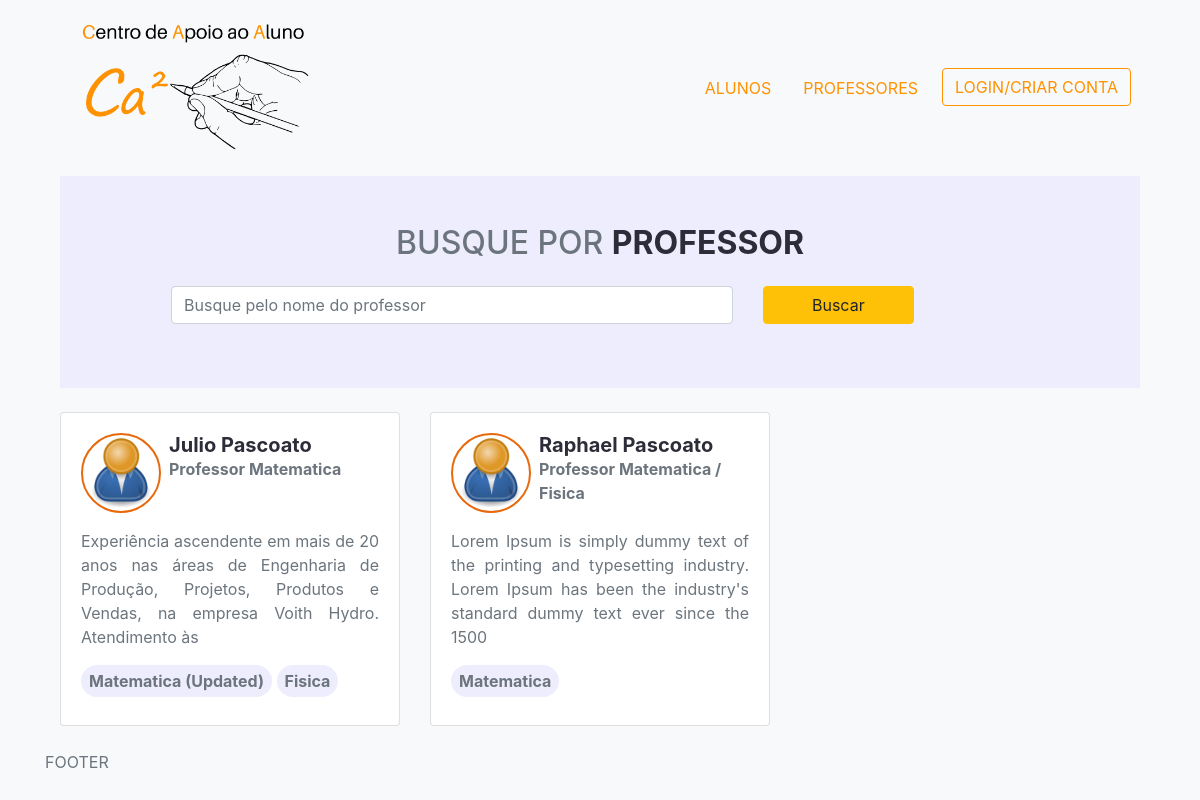
/professores/, run on the app's committed database.
### professores/models.py (models this page shows, shortened)
class Professor(models.Model):
    user = models.OneToOneField(
        User, on_delete=models.CASCADE, null=True, blank=True)
    nome = models.CharField(max_length=200, blank=True, null=True)
    email = models.EmailField(max_length=200, blank=True, null=True)
    username = models.CharField(max_length=200, blank=True, null=True)
    localizacao = models.CharField(max_length=200, blank=True, null=True)
    introducao = models.CharField(max_length=200, blank=True, null=True)
    bio = models.TextField(blank=True, null=True)
    imagem_perfil = models.ImageField(
        null=True, blank=True, upload_to='professores/', default='professores/user-default.png')
    endereco = models.TextField(blank=True, null=True)
    telefone = models.CharField(max_length=200, blank=True, null=True)
    celular = models.CharField(max_length=200, blank=True, null=True)
    cpf = models.CharField(max_length=200, blank=True, null=True)
    rg = models.CharField(max_length=200, blank=True, null=True)
    pis = models.CharField(max_length=200, blank=True, null=True)
    data_nascimento = models.DateField(blank=True, null=True)
    dados_bancarios = models.TextField(blank=True, null=True)
    created = models.DateTimeField(auto_now_add=True)
    id = models.UUIDField(default=uuid.uuid4, unique=True,
                          primary_key=True, editable=False)

class Habilidade(models.Model):
    owner = models.ForeignKey(
        Professor, on_delete=models.CASCADE, null=True, blank=True)
    nome = models.CharField(max_length=200, blank=True, null=True)
    descricao = models.TextField(null=True, blank=True)
    created = models.DateTimeField(auto_now_add=True)
    id = models.UUIDField(default=uuid.uuid4, unique=True,
                          primary_key=True, editable=False)

### professores/views.py (the view)
# urls.py: path('professores/', include('professores.urls')),
def professores(request):
    search_query = ''
    if request.GET.get('search_query'):
        search_query = request.GET.get('search_query')
    skills = Habilidade.objects.filter(nome__icontains=search_query)
    professores = Professor.objects.distinct().filter(
        Q(nome__icontains=search_query) |
        Q(introducao__icontains=search_query) |
        Q(habilidade__in=skills))
    content = {
        'professores': professores,
        'search_query': search_query
    }
    return render(request, 'professores/profiles.html', content)

### professores/templates/professores/profiles.html
{% extends "main.html" %}
{% block content %}
<div class="container">
    <div class="container p-5 mb-4 search-class">
        <div class="container text-center mb-4">
            <h2 class="text-uppercase">Busque por <span class="text-dark font-weight-bold">Professor</span></h2>
        </div>
        <form action="{% url 'professores' %}" method="get">
            <div class="row mx-5 ">
                <div class="col-md-8 mb-3">
                    <input class="form-control " id="formInput#search" type="text" name="search_query"
                        value="{{search_query}}" placeholder="Busque pelo nome do professor" />
                </div>
                <div class="col-md-4">
                    <input class="btn btn-warning px-5 " type="submit" value="Buscar" />
                </div>
            </div>
        </form>
    </div>
    <div class="container px-0">
        <div class="row row-cols-1 row-cols-md-2 row-cols-lg-3">
            {% for professor in professores %}
            <div class="col mb-4">
                <a class="text-muted text-decoration-none" href="{% url 'professor' professor.id %}">
                    <div class="card h-100 ">
                        <div class="card-body">
                            <div class="container px-0 d-flex mb-3">
                                <img class="avatar avatar--md mr-2" src="{{professor.imagem_perfil.url}}" />
                                <div class="container p-0">
                                    <h5 class="text-dark font-weight-bold my-0">{{professor.nome}}</h5>
                                    <div class="font-weight-bolder">{{professor.introducao|slice:"45"}}</div>
                                </div>
                            </div>
                            <div class="container text-justify px-0 py-0">{{professor.bio|slice:"150"}}</div>
                            <div class="container pl-0 mt-3">
                                {% for skill in professor.habilidade_set.all %}
                                <span class="rounded-pill d-inline-flex py-1 px-2 mb-2 search-class font-weight-bold">
                                    {{skill.nome|title}}
                                </span>
                                {% endfor %}
                            </div>
                        </div>
                    </div>
                </a>
            </div>
            {% endfor %}
        </div>
    </div>
</div>
{% endblock content %}

### static/styles/main.css (style rules this page uses)
.text-dark { color: #2d2d39 !important; }
.search-class { background-color: #ededfd; }
.avatar { border-radius: 50%; border: 2px solid #E8680C; }
.avatar--md { height: 5rem; width: 5rem; }

### data on the page
Professor: imagem_perfil (placeholder picture), nome "Julio Pascoato", introducao "Professor Matematica", bio "Experiência ascendente em mais de 20 anos nas áreas de Engenharia de Produção, Projetos, Produtos e Vendas, na empresa Voith Hydro. Atendimento às"
Habilidade: nome "Matematica (Updated)"
Habilidade: nome "Fisica"
Professor: imagem_perfil (placeholder picture), nome "Raphael Pascoato", introducao "Professor Matematica / Fisica", bio "Lorem Ipsum is simply dummy text of the printing and typesetting industry. Lorem Ipsum has been the industry's standard dummy text ever since the 1500"
Habilidade: nome "Matematica"
